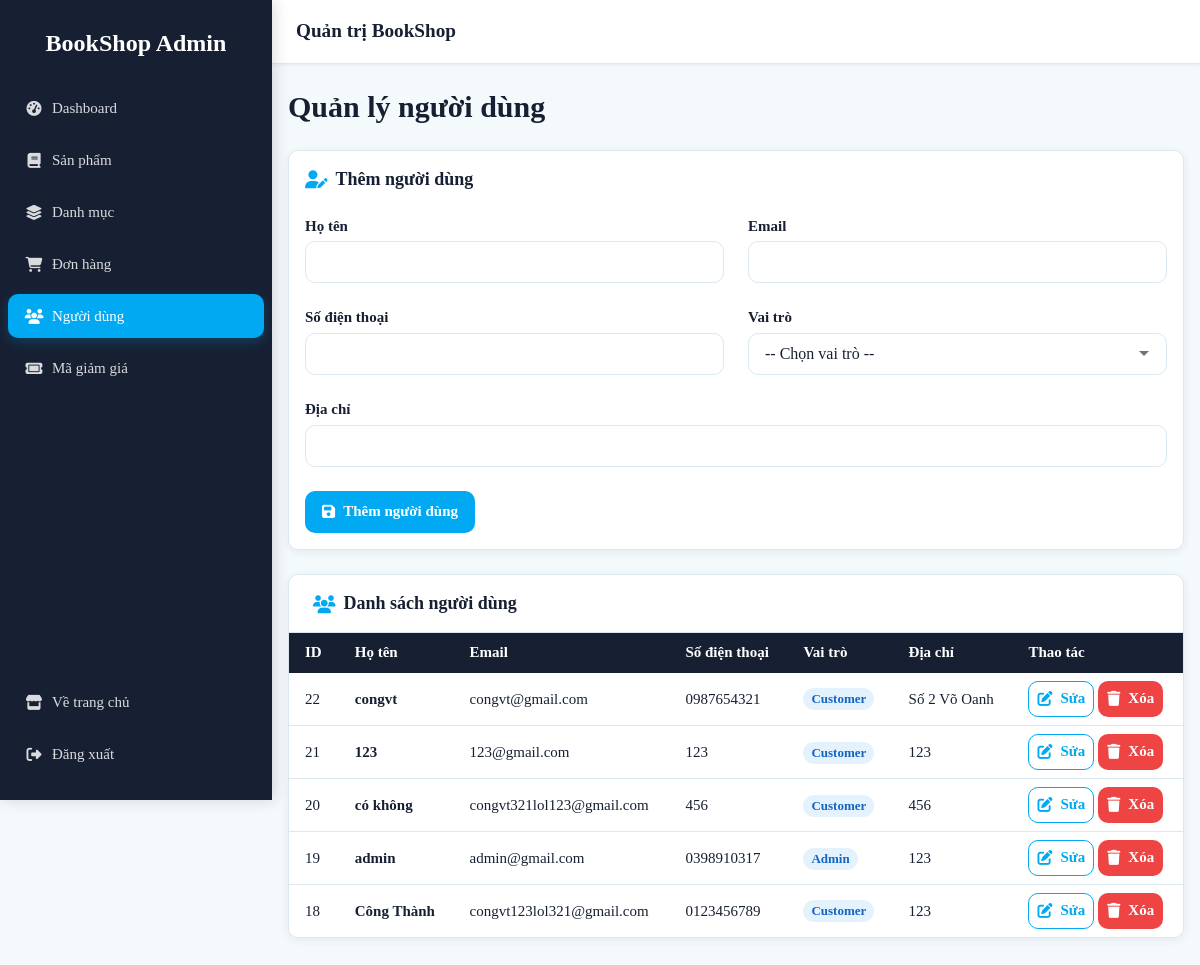
Before: /admin/users.php (signed in) with the older database file.
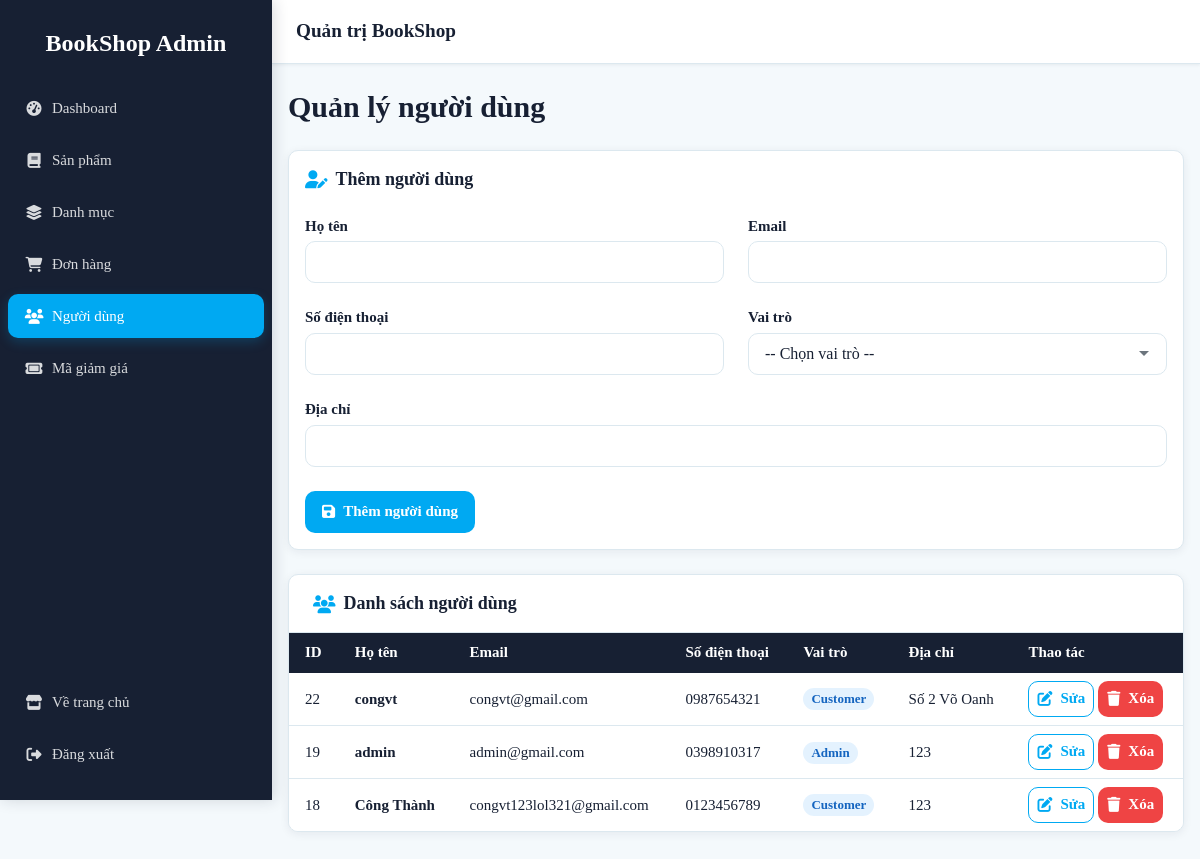
After: the same page with the newer database file.
### tables this page shows
CREATE TABLE `user` (
  `CustomerID` int NOT NULL AUTO_INCREMENT,
  `RoleID` int DEFAULT NULL,
  `LastName` varchar(50) NOT NULL,
  `FirstName` varchar(50) NOT NULL,
  `Email` varchar(100) NOT NULL,
  `Password` varchar(255) NOT NULL,
  `Phone` varchar(20) DEFAULT NULL,
  `Address` text,
  `CreatedDate` datetime DEFAULT CURRENT_TIMESTAMP,
  `username` varchar(100) DEFAULT NULL,
  `ResetToken` varchar(10) DEFAULT NULL,
  `ResetTokenExpires` datetime DEFAULT NULL,
  PRIMARY KEY (`CustomerID`),
  UNIQUE KEY `Email` (`Email`),
  KEY `fk_user_role` (`RoleID`),
  CONSTRAINT `fk_user_role` FOREIGN KEY (`RoleID`) REFERENCES `role` (`RoleID`) ON DELETE SET NULL
);

CREATE TABLE `role` (
  `RoleID` int NOT NULL AUTO_INCREMENT,
  `RoleName` varchar(50) NOT NULL,
  `Description` text,
  PRIMARY KEY (`RoleID`)
);

### admin/users.php (the view, shortened to what this page needs)
<?php
require_once 'data.php';
require_once 'partials.php';
$editUser = null;
$users = [];
$resUsers = $conn->query("
  SELECT u.CustomerID, u.LastName, u.FirstName, u.Email, u.Phone, u.Address, r.RoleName
  FROM user u
  LEFT JOIN role r ON u.RoleID = r.RoleID
  ORDER BY u.CustomerID DESC
");
if ($resUsers) {
  while ($row = $resUsers->fetch_assoc()) {
    $users[] = $row;
  }
}
$editFullName = $editUser ? trim(($editUser['LastName'] ?? '') . ' ' . ($editUser['FirstName'] ?? '')) : '';
?>
<!DOCTYPE html>
<html lang="vi">
<head>
  <title>Quản lý người dùng</title><?= adminCssLinks() ?>
</head>
<body>
  <div class="app-layout">
    <?php adminSidebar(); ?>
    <main class="page-content">
      <header class="page-header"><div><h1>Quản lý người dùng</h1></div></header>
      <form method="post" class="card admin-form-card">
        <div class="card__body form">
          <h2 class="admin-form-card__title"><i class="fa-solid fa-user-pen" aria-hidden="true"></i><?= $editUser ? 'Chỉnh sửa người dùng' : 'Thêm người dùng' ?></h2>
          <div class="form-row">
            <div class="form-group">
              <label class="form-label">Họ tên</label>
              <input class="form-control" name="name" value="<?= h($editFullName) ?>" required>
            </div>
            <div class="form-group">
              <label class="form-label">Email</label>
              <input class="form-control" type="email" name="email" value="<?= h($editUser['Email'] ?? '') ?>" required>
            </div>
          </div>
          <div class="form-row">
            <div class="form-group">
              <label class="form-label">Số điện thoại</label>
              <input class="form-control" type="text" name="phone" value="<?= h($editUser['Phone'] ?? '') ?>">
            </div>
            <div class="form-group">
              <label class="form-label">Vai trò</label>
              <select class="form-control" name="role_id" required>
                <option value="">-- Chọn vai trò --</option>
              </select>
            </div>
          </div>
          <div class="form-row">
            <div class="form-group form-group--full">
              <label class="form-label">Địa chỉ</label>
              <input class="form-control" type="text" name="address" value="<?= h($editUser['Address'] ?? '') ?>">
            </div>
          </div>
          <div class="btn-group">
            <button class="btn btn--primary" type="submit"><i class="fa-solid fa-floppy-disk" aria-hidden="true"></i><?= $editUser ? 'Cập nhật người dùng' : 'Thêm người dùng' ?></button>
          </div>
        </div>
      </form>
      <section class="admin-table-card" aria-labelledby="users-table-title">
        <h2 id="users-table-title" class="admin-table-card__title"><i class="fa-solid fa-users" aria-hidden="true"></i>Danh sách người dùng</h2>
        <div class="table-wrapper">
        <table class="table">
          <thead>
            <tr>
              <th>ID</th>
              <th>Họ tên</th>
              <th>Email</th>
              <th>Số điện thoại</th>
              <th>Vai trò</th>
              <th>Địa chỉ</th>
              <th>Thao tác</th>
            </tr>
          </thead>
          <tbody>
            <?php if (empty($users)): ?>
              <tr><td colspan="7"><div class="admin-table-empty"><i class="fa-solid fa-users-slash" aria-hidden="true"></i><strong>Chưa có người dùng</strong><span>Danh sách người dùng hiện đang trống.</span></div></td></tr>
            <?php else: ?>
            <?php foreach ($users as $user): ?>
              <tr>
                <td><?= h($user['CustomerID']) ?></td>
                <td><strong><?= h(($user['LastName'] ?? '') . ' ' . ($user['FirstName'] ?? '')) ?></strong></td>
                <td><?= h($user['Email']) ?></td>
                <td><?= h($user['Phone'] ?? 'Chưa cập nhật') ?></td>
                <td><span class="badge badge--info"><?= h($user['RoleName'] ?? 'Chưa xác định') ?></span></td>
                <td><?= h($user['Address'] ?? 'Chưa cập nhật') ?></td>
                <td class="table__actions">
                  <a class="btn btn--sm btn--outline" href="users.php?edit=<?= h($user['CustomerID']) ?>"><i class="fa-solid fa-pen-to-square" aria-hidden="true"></i>Sửa</a>
                  <form method="post" onsubmit="return confirm('Bạn có chắc chắn muốn xóa người dùng này?')" style="display:inline">
                    <button class="btn btn--sm btn--danger" type="submit"><i class="fa-solid fa-trash" aria-hidden="true"></i>Xóa</button>
                  </form>
                </td>
              </tr>
            <?php endforeach; ?>
            <?php endif; ?>
          </tbody>
        </table>
        </div>
      </section>
    </main>
  </div>
  </div>
</body>
</html>

### admin/partials.php (shortened to what this page needs)
<?php
function h($value) {
  return htmlspecialchars((string) $value, ENT_QUOTES, 'UTF-8');
}
function activeClass($page) {
  return basename($_SERVER['PHP_SELF']) === $page ? 'is-active' : '';
}
function adminCssLinks() {
  return '
  <link rel="stylesheet" href="../assets/css/variables.css?v=3">
  <link rel="stylesheet" href="../assets/css/components/button.css?v=3">
  <link rel="stylesheet" href="../assets/css/components/badge.css?v=3">
  <link rel="stylesheet" href="../assets/css/components/card.css?v=3">
  <link rel="stylesheet" href="../assets/css/components/form.css?v=3">
  <link rel="stylesheet" href="../assets/css/components/navbar.css?v=3">
  <link rel="stylesheet" href="../assets/css/components/table.css?v=3">
  <link rel="stylesheet" href="../assets/css/components/alert_toast.css?v=3">
  <link rel="stylesheet" href="../assets/css/admin.css?v=2">
  <link rel="stylesheet" href="https://cdn.jsdelivr.net/npm/toastify-js@1.12.0/src/toastify.min.css">
  <link rel="stylesheet" href="https://cdnjs.cloudflare.com/ajax/libs/font-awesome/6.4.0/css/all.min.css">';
}
function adminSidebar() {
  ?>
  <aside class="admin-sidebar" id="admin-sidebar" aria-label="Điều hướng quản trị">
    <div class="admin-sidebar__header">
      <a href="index.php" class="admin-sidebar__brand">BookShop Admin</a>
    </div>
    <nav class="admin-sidebar__nav">
      <ul class="admin-sidebar__menu">
        <li><a href="index.php" class="admin-sidebar__link <?= activeClass('index.php') ?>"><i class="fa-solid fa-gauge-high" aria-hidden="true"></i><span>Dashboard</span></a></li>
        <li><a href="products.php" class="admin-sidebar__link <?= activeClass('products.php') ?>"><i class="fa-solid fa-book" aria-hidden="true"></i><span>Sản phẩm</span></a></li>
        <li><a href="categories.php" class="admin-sidebar__link <?= activeClass('categories.php') ?>"><i class="fa-solid fa-layer-group" aria-hidden="true"></i><span>Danh mục</span></a></li>
        <li><a href="orders.php" class="admin-sidebar__link <?= activeClass('orders.php') ?>"><i class="fa-solid fa-cart-shopping" aria-hidden="true"></i><span>Đơn hàng</span></a></li>
        <li><a href="users.php" class="admin-sidebar__link <?= activeClass('users.php') ?>"><i class="fa-solid fa-users" aria-hidden="true"></i><span>Người dùng</span></a></li>
        <li><a href="coupons.php" class="admin-sidebar__link <?= activeClass('coupons.php') ?>"><i class="fa-solid fa-ticket" aria-hidden="true"></i><span>Mã giảm giá</span></a></li>
      </ul>
    </nav>
    <div class="admin-sidebar__footer">
      <a href="/BookShop/trangchu/index.php" class="admin-sidebar__link"><i class="fa-solid fa-store" aria-hidden="true"></i><span>Về trang chủ</span></a>
      <a href="#" class="admin-sidebar__link admin-sidebar__link--danger" id="admin-logout-link"><i class="fa-solid fa-right-from-bracket" aria-hidden="true"></i><span>Đăng xuất</span></a>
    </div>
  </aside>
  <div class="admin-main">
    <header class="admin-topbar">
      <span class="admin-topbar__title">Quản trị BookShop</span>
    </header>
  <?php
}
?>

### assets/css/variables.css (style rules this page uses)
:root { --navbar-bg: #ffffff; --navbar-text: #172033; --navbar-muted: #64748b; --navbar-border: #dce8ef; --navbar-icon-bg: #f4f9fc; --navbar-focus: rgb(0, 169, 242); --navbar-hover: rgb(0, 135, 195); --footer-bg: #111827; --footer-text: #cbd5e1; --footer-muted: #94a3b8; --footer-border: rgba(255, 255, 255, 0.12); --footer-link-hover: #818cf8; --color-primary-dark: #172033; --color-primary: rgb(0, 169, 242); --color-primary-hover: rgb(0, 135, 195); --color-secondary: #f9b234; --color-accent: rgb(0, 169, 242); --color-accent-dark: rgb(0, 135, 195); --color-background: #f4f9fc; --color-surface: #ffffff; --color-border: #dce8ef; --color-text: #172033; --color-text-light: #64748b; --color-success: #10b981; --color-error: #ef4444; --color-warning: #f59e0b; --color-info: rgb(0, 169, 242); --font-family-base: 'Plus Jakarta Sans', 'Segoe UI', Roboto, Helvetica, Arial, sans-serif; --font-size-base: 16px; --font-size-xxs: 0.733rem; --font-size-sm: 0.866rem; --font-size-md: 1rem; --font-size-lg: 1.2rem; --font-size-xl: 1.466rem; --font-size-xxl: 1.866rem; --font-size-3xl: 2.4rem; --font-weight-normal: 400; --font-weight-medium: 500; --font-weight-bold: 600; --font-weight-extra-bold: 700; --line-height-base: 1.6; --spacing-xxs: 2px; --spacing-xs: 4px; --spacing-sm: 8px; --spacing-md: 16px; --spacing-lg: 24px; --spacing-xl: 40px; --spacing-xxl: 64px; --border-radius-sm: 6px; --border-radius: 10px; --border-radius-lg: 16px; --border-width: 1px; --box-shadow-sm: 0 1px 3px rgba(44, 62, 80, 0.08); --box-shadow-md: 0 4px 12px rgba(44, 62, 80, 0.12); --box-shadow-lg: 0 8px 24px rgba(44, 62, 80, 0.16); --transition-fast: 0.15s cubic-bezier(0.4, 0, 0.2, 1); --transition-base: 0.3s cubic-bezier(0.4, 0, 0.2, 1); --transition-slow: 0.5s cubic-bezier(0.4, 0, 0.2, 1); }
html, body { margin: 0; padding: 0; color: var(--color-text); background-color: var(--color-background); font-family: var(--font-family-base); font-size: var(--font-size-base); font-weight: var(--font-weight-normal); line-height: var(--line-height-base); }
button, input, select, textarea { font: inherit; }
*, *::before, *::after { box-sizing: border-box; }

### assets/css/components/button.css (style rules this page uses)
.btn { display: inline-flex; align-items: center; justify-content: center; gap: var(--spacing-sm); padding: var(--spacing-sm) var(--spacing-md); font-family: var(--font-family-base); font-size: var(--font-size-sm); font-weight: var(--font-weight-bold); line-height: 1.4; text-decoration: none; white-space: nowrap; border: var(--border-width) solid transparent; border-radius: var(--border-radius); cursor: pointer; transition: background-color var(--transition-fast), color var(--transition-fast), border-color var(--transition-fast), box-shadow var(--transition-fast), transform var(--transition-fast); min-height: 42px; }
.btn--primary { background-color: var(--color-primary); color: var(--color-surface); }
.btn--outline { background-color: transparent; color: var(--color-primary); border-color: var(--color-primary); }
.btn--danger { background-color: var(--color-error); color: var(--color-surface); }
.btn--sm { min-height: 36px; padding: var(--spacing-xs) var(--spacing-sm); font-size: 0.8125rem; }
.btn-group { display: inline-flex; flex-wrap: wrap; gap: var(--spacing-sm); }

### assets/css/components/badge.css (style rules this page uses)
.badge { display: inline-flex; align-items: center; gap: var(--spacing-xs); padding: var(--spacing-xxs) var(--spacing-sm); font-size: 0.75rem; font-weight: var(--font-weight-bold); line-height: 1.4; border-radius: 999px; white-space: nowrap; }
.badge--info { background-color: rgba(33, 150, 243, 0.12); color: #1565c0; }

### assets/css/components/card.css (style rules this page uses)
.card { display: flex; flex-direction: column; background-color: var(--color-surface); border: var(--border-width) solid var(--color-border); border-radius: var(--border-radius); box-shadow: var(--box-shadow-sm); overflow: hidden; transition: box-shadow var(--transition-base), transform var(--transition-base); }
.card__body { display: flex; flex-direction: column; gap: var(--spacing-sm); padding: var(--spacing-md); flex: 1; }

Changed rows visible on the page:
removed user: CustomerID "21", LastName+FirstName "123", Email "123@gmail.com", Phone "123", RoleID.RoleName "Customer", Address "123"
removed user: CustomerID "20", LastName+FirstName "có không", Email "congvt321lol123@gmail.com", Phone "456", RoleID.RoleName "Customer", Address "456"
